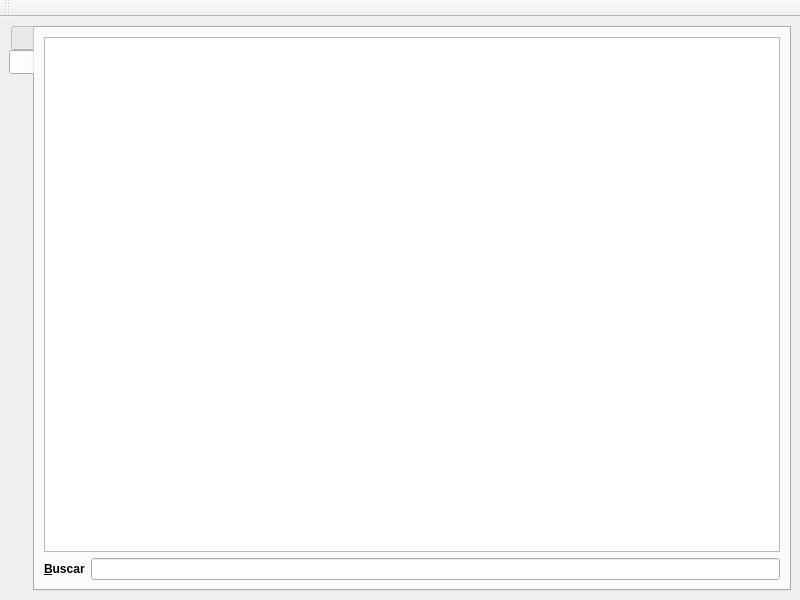
<?xml version="1.0" encoding="UTF-8"?>
<ui version="4.0">
 <class>frmKardex</class>
 <widget class="QMainWindow" name="frmKardex">
  <property name="geometry">
   <rect>
    <x>0</x>
    <y>0</y>
    <width>800</width>
    <height>600</height>
   </rect>
  </property>
  <property name="windowTitle">
   <string>Kardex</string>
  </property>
  <widget class="QWidget" name="centralwidget">
   <layout class="QVBoxLayout" name="verticalLayout">
    <item>
     <widget class="QTabWidget" name="tabWidget">
      <property name="tabPosition">
       <enum>QTabWidget::West</enum>
      </property>
      <property name="currentIndex">
       <number>1</number>
      </property>
      <widget class="QWidget" name="tabdetails">
       <attribute name="icon">
        <iconset resource="res.qrc">
         <normaloff>:/icons/res/document-edit.png</normaloff>:/icons/res/document-edit.png</iconset>
       </attribute>
       <attribute name="title">
        <string notr="true"/>
       </attribute>
       <layout class="QGridLayout" name="gridLayout">
        <item row="0" column="0" colspan="2">
         <layout class="QHBoxLayout" name="horizontalLayout_2">
          <item>
           <widget class="QLabel" name="label_3">
            <property name="text">
             <string>&lt;b&gt;Documento: &lt;/b&gt;</string>
            </property>
           </widget>
          </item>
          <item>
           <widget class="QLineEdit" name="txtParentPrintedDocumentNumber">
            <property name="readOnly">
             <bool>true</bool>
            </property>
           </widget>
          </item>
          <item>
           <widget class="QLabel" name="label_6">
            <property name="text">
             <string>&lt;b&gt;Kardex: &lt;/b&gt;</string>
            </property>
           </widget>
          </item>
          <item>
           <widget class="QLineEdit" name="txtPrintedDocumentNumber">
            <property name="readOnly">
             <bool>true</bool>
            </property>
           </widget>
          </item>
          <item>
           <widget class="QLabel" name="label_7">
            <property name="text">
             <string>&lt;b&gt;Bodega&lt;/b&gt;</string>
            </property>
           </widget>
          </item>
          <item>
           <widget class="QLineEdit" name="txtWarehouse">
            <property name="readOnly">
             <bool>true</bool>
            </property>
           </widget>
          </item>
          <item>
           <widget class="QLabel" name="label_2">
            <property name="text">
             <string>&lt;b&gt;&amp;Fecha&lt;/b&gt;</string>
            </property>
            <property name="buddy">
             <cstring>dtPicker</cstring>
            </property>
           </widget>
          </item>
          <item>
           <widget class="QDateTimeEdit" name="dtPicker">
            <property name="readOnly">
             <bool>true</bool>
            </property>
            <property name="calendarPopup">
             <bool>true</bool>
            </property>
           </widget>
          </item>
         </layout>
        </item>
        <item row="1" column="0" colspan="2">
         <widget class="QTableView" name="tabledetails">
          <property name="sizePolicy">
           <sizepolicy hsizetype="Expanding" vsizetype="Expanding">
            <horstretch>0</horstretch>
            <verstretch>2</verstretch>
           </sizepolicy>
          </property>
          <property name="editTriggers">
           <set>QAbstractItemView::NoEditTriggers</set>
          </property>
          <property name="alternatingRowColors">
           <bool>true</bool>
          </property>
          <attribute name="verticalHeaderVisible">
           <bool>false</bool>
          </attribute>
         </widget>
        </item>
        <item row="3" column="1">
         <widget class="QLabel" name="label_5">
          <property name="text">
           <string>&lt;b&gt;Observaciones del Documento&lt;/b&gt;</string>
          </property>
         </widget>
        </item>
        <item row="4" column="0">
         <widget class="QPlainTextEdit" name="txtKardexObservation">
          <property name="readOnly">
           <bool>true</bool>
          </property>
         </widget>
        </item>
        <item row="4" column="1">
         <widget class="QPlainTextEdit" name="txtDocObservation">
          <property name="readOnly">
           <bool>true</bool>
          </property>
         </widget>
        </item>
        <item row="3" column="0">
         <widget class="QLabel" name="label_4">
          <property name="text">
           <string>&lt;b&gt;Observaciones de Kardex&lt;/b&gt;</string>
          </property>
         </widget>
        </item>
       </layout>
      </widget>
      <widget class="QWidget" name="tabnavigation">
       <attribute name="icon">
        <iconset resource="res.qrc">
         <normaloff>:/icons/res/table.png</normaloff>:/icons/res/table.png</iconset>
       </attribute>
       <attribute name="title">
        <string notr="true"/>
       </attribute>
       <layout class="QVBoxLayout" name="verticalLayout_2">
        <item>
         <widget class="QTableView" name="tablenavigation">
          <property name="contextMenuPolicy">
           <enum>Qt::ActionsContextMenu</enum>
          </property>
          <property name="alternatingRowColors">
           <bool>true</bool>
          </property>
          <property name="selectionMode">
           <enum>QAbstractItemView::SingleSelection</enum>
          </property>
          <property name="selectionBehavior">
           <enum>QAbstractItemView::SelectRows</enum>
          </property>
          <property name="sortingEnabled">
           <bool>true</bool>
          </property>
          <attribute name="horizontalHeaderStretchLastSection">
           <bool>true</bool>
          </attribute>
          <attribute name="verticalHeaderVisible">
           <bool>false</bool>
          </attribute>
         </widget>
        </item>
        <item>
         <layout class="QHBoxLayout" name="horizontalLayout">
          <item>
           <widget class="QLabel" name="label">
            <property name="text">
             <string>&lt;b&gt;&amp;Buscar&lt;/b&gt;</string>
            </property>
            <property name="buddy">
             <cstring>lineEdit</cstring>
            </property>
           </widget>
          </item>
          <item>
           <widget class="QLineEdit" name="lineEdit"/>
          </item>
         </layout>
        </item>
       </layout>
      </widget>
     </widget>
    </item>
   </layout>
  </widget>
  <widget class="QToolBar" name="toolBar">
   <property name="windowTitle">
    <string>toolBar</string>
   </property>
   <attribute name="toolBarArea">
    <enum>TopToolBarArea</enum>
   </attribute>
   <attribute name="toolBarBreak">
    <bool>false</bool>
   </attribute>
  </widget>
 </widget>
 <resources>
  <include location="res.qrc"/>
 </resources>
 <connections/>
</ui>
